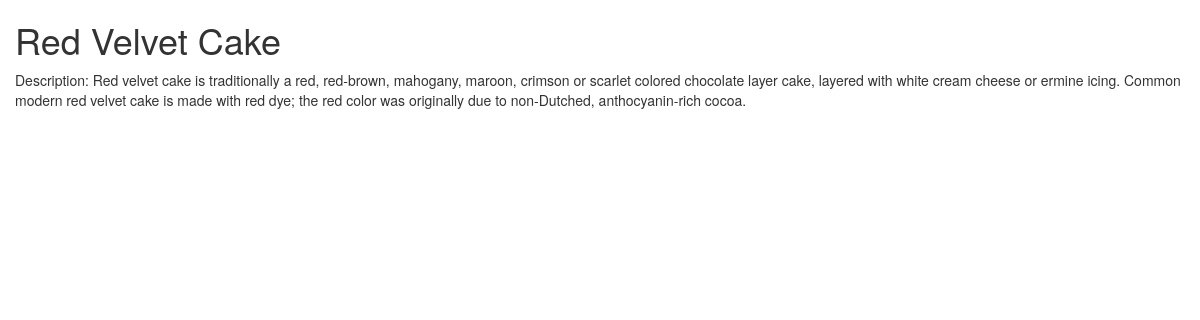
/catalog/Cakes/Red Velvet Cake, run on the app's committed database.
### database_setup.py (models this page shows, shortened)
class Item(Base):
    __tablename__ = 'item'
    name = Column(String(80), nullable=False)
    id = Column(Integer, primary_key=True)
    description = Column(String(250))
    category_name = Column(String, ForeignKey('category.name'))
    category = relationship(Category)
    user_id = Column(Integer, ForeignKey('user.id'))
    user = relationship(User)

### app.py (the view)
@app.route('/catalog/<string:category_name>/<string:item_name>')
def showItem(category_name, item_name):
    categories = session.query(Category).all()
    item = session.query(Item).filter_by(name=item_name).one()
    creator = getUserInfo(item.user_id)
    if 'username' not in login_session or creator.id != login_session['user_id']:
        return render_template('publicitem.html', categories=categories, item=item)
    else:
        return render_template('item.html', categories=categories, item=item)

### app.py (called while the page is built)
def getUserInfo(user_id):
    user = session.query(User).filter_by(id=user_id).one()
    return user

### templates/publicitem.html (shortened to what this page needs)
<!DOCTYPE html>
<html lang="en">
<head>
  <link rel="stylesheet" href="https://maxcdn.bootstrapcdn.com/bootstrap/3.4.0/css/bootstrap.min.css">
</head>
<body>
<div class='container-fluid'>
    <div class='row'>
        <div class='col-xs-12'>
            <h1>{{item.name}}</h1>
            Description: {{item.description}}
        </div>
    </div>
</div>
</body>
</html>

### data on the page
Item: name "Red Velvet Cake", description "Red velvet cake is traditionally a red, red-brown, mahogany, maroon, crimson or scarlet colored chocolate layer cake, layered with white cream cheese or ermine icing. Common modern red velvet cake is made with red dye; the red color was originally due to non-Dutched, anthocyanin-rich cocoa."
